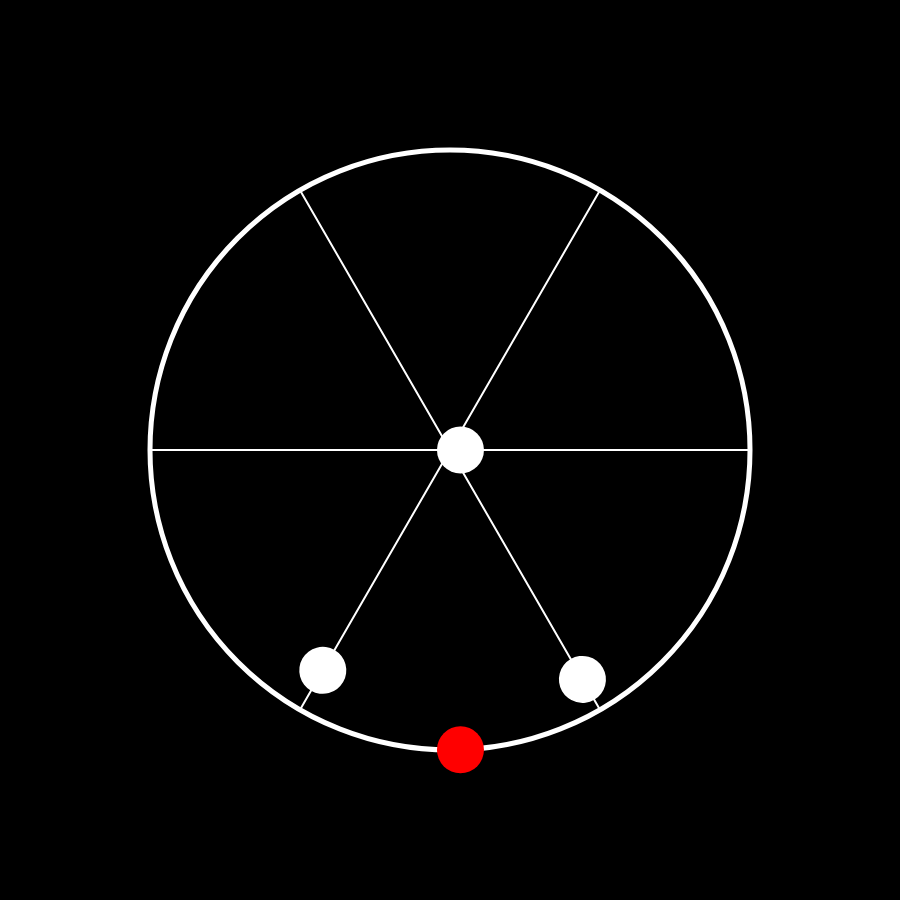
Frame 1 (no input)
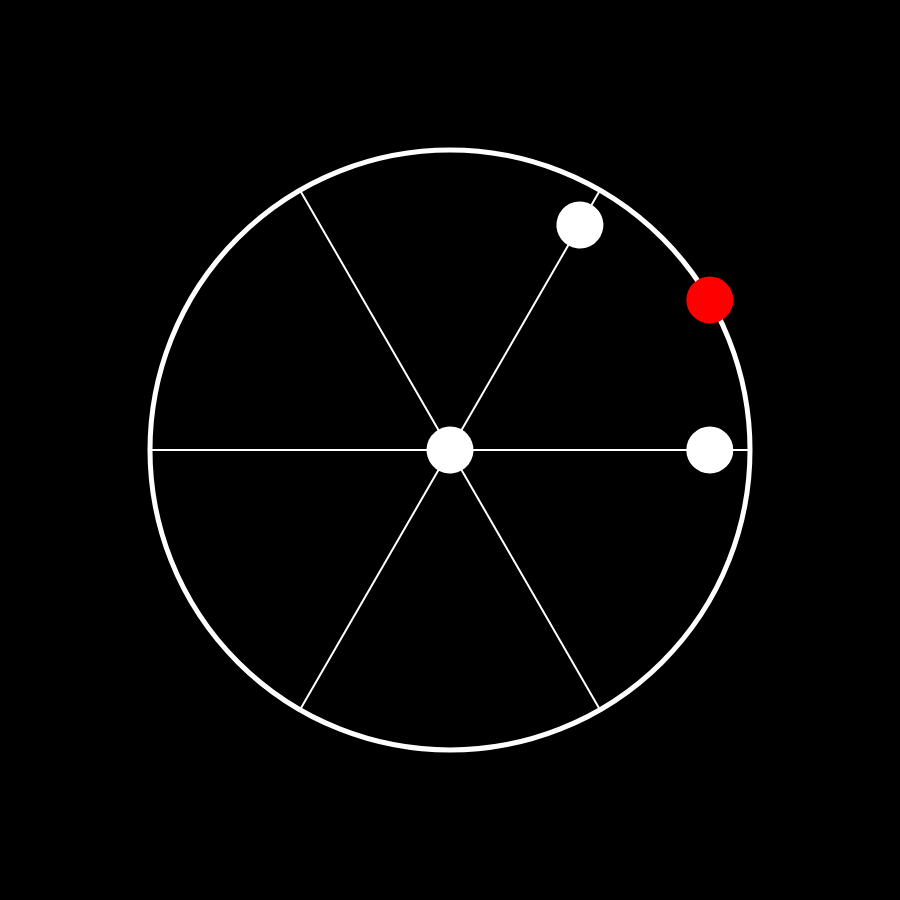
Frame 60 (no input)
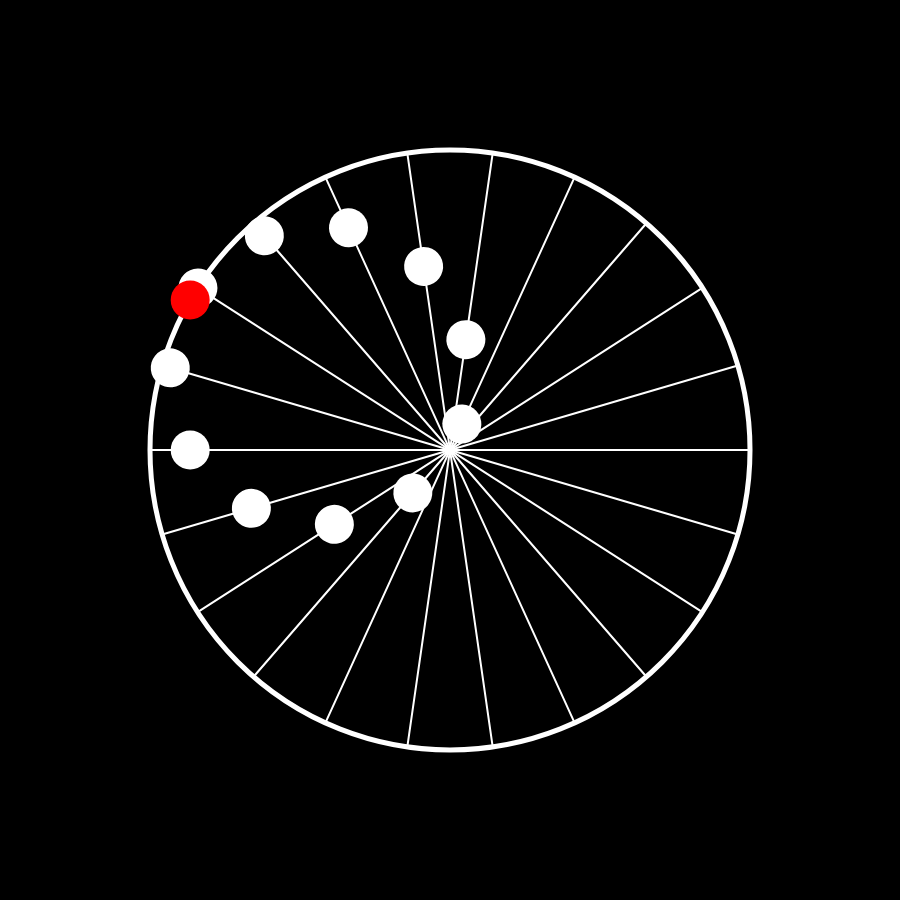
Frame 120 (the mouse pressed at the canvas centre since frame 60)

The p5.js sketch that drew these frames (run headless with seeded random() and noise() and a simulated clock; from frame 60 on, the mouse is pressed at the canvas centre):

// p5.js sketch
// ── sketch.js
let amount = 0;
let maxDiameter = 50
let diameter;
let strkWeightOuterCicle = 5;
let strkWeightlines = 2;
let multiplier = 300;
let offset;
let angleIncrementer = 0;
let speed = 2;

function setup(){
    createCanvas(900, 900);
    noStroke();
    fill(255);
    angleMode(DEGREES);
    background(0);
}

function draw(){
    background(0);
    translate(width / 2, height / 2);
    
    calcNewAmountAndDiameter();
    calcOffsetIncAngle();
    drawLines();
    drawOuterCircle();
    drawCircles();
    drawSingleCircle();
}

function drawCircles(){
    for (let i = 0; i < amount; i++) {
        let x = sin(i * offset + angleIncrementer) * multiplier;
        push();
        rotate(i * offset);
        circle(x, 0, diameter);
        pop();
    }
}

function calcNewAmountAndDiameter(){
    let newAmount = floor(map(mouseX, 0, width, 3, 20));
    if(newAmount % 2 != 0){
        amount = newAmount;
        diameter = maxDiameter - amount;
    } 
}

function calcOffsetIncAngle(){
    angleIncrementer = (angleIncrementer + speed) % 360;
    offset = 360 / amount;
}

function drawSingleCircle(){
    push();
    fill(255, 0, 0);
    let x = cos(-angleIncrementer + 90) * multiplier;
    let y = sin(-angleIncrementer + 90) * multiplier;
    circle(x, y, diameter);
    pop();
}

function drawLines(){
    push();
    stroke(255);
    strokeWeight(strkWeightlines);
    for (let i = 0; i < amount; i++) {
        push();
        rotate(i * offset);
        line(-multiplier, 0, multiplier, 0);
        pop();
    }
    pop();
}

function drawOuterCircle(){
    push();
    stroke(255);
    strokeWeight(strkWeightOuterCicle);
    noFill();
    circle(0, 0, multiplier * 2);
    pop();
}
